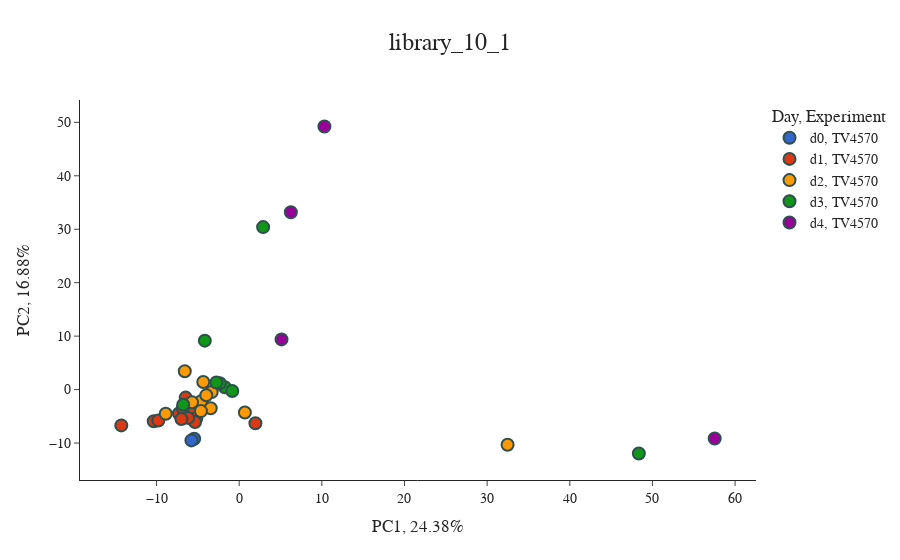

The notebook cell this image was saved under:
### Code cell
figs[3]

### Figure 1 — Plotly figure (JSON) as saved in the notebook; plotly's stock layout.template omitted (floating-point values rounded to 4 significant figures)
{"data": [{"customdata": [["inoculum"], ["inoculum"]], "hovertemplate": "Day=d0<br>Experiment=TV4570<br>PC1, 24.38%=%{x}<br>PC2, 16.88%=%{y}<br>mouse=%{customdata[0]}<extra></extra>", "legendgroup": "d0, TV4570", "marker": {"color": "#3366CC", "line": {"color": "DarkSlateGrey", "width": 2}, "size": 12, "symbol": "circle"}, "mode": "markers", "name": "d0, TV4570", "orientation": "v", "showlegend": true, "type": "scatter", "x": [-5.444, -5.778], "xaxis": "x", "y": [-9.206, -9.503], "yaxis": "y"}, {"customdata": [["ad734"], ["ad730"], ["ad729"], ["ad733"], ["ad727"], ["ad732"], ["ad724"], ["ad728"], ["ad726"], ["ad737"], ["ad722"], ["ad736"], ["ad731"]], "hovertemplate": "Day=d1<br>Experiment=TV4570<br>PC1, 24.38%=%{x}<br>PC2, 16.88%=%{y}<br>mouse=%{customdata[0]}<extra></extra>", "legendgroup": "d1, TV4570", "marker": {"color": "#DC3912", "line": {"color": "DarkSlateGrey", "width": 2}, "size": 12, "symbol": "circle"}, "mode": "markers", "name": "d1, TV4570", "orientation": "v", "showlegend": true, "type": "scatter", "x": [-7.291, -5.606, -5.936, -10.34, -5.182, -6.837, -5.342, -6.474, 1.962, -6.19, -9.779, -14.26, -6.985], "xaxis": "x", "y": [-4.482, -3.242, -4.01, -5.929, -5.302, -3.431, -6.049, -1.498, -6.299, -5.3, -5.796, -6.695, -5.516], "yaxis": "y"}, {"customdata": [["ad734"], ["ad736"], ["ad732"], ["ad729"], ["ad727"], ["ad728"], ["ad731"], ["ad722"], ["ad738"], ["ad730"], ["ad726"]], "hovertemplate": "Day=d2<br>Experiment=TV4570<br>PC1, 24.38%=%{x}<br>PC2, 16.88%=%{y}<br>mouse=%{customdata[0]}<extra></extra>", "legendgroup": "d2, TV4570", "marker": {"color": "#FF9900", "line": {"color": "DarkSlateGrey", "width": 2}, "size": 12, "symbol": "circle"}, "mode": "markers", "name": "d2, TV4570", "orientation": "v", "showlegend": true, "type": "scatter", "x": [-4.603, -5.707, -3.332, -4.345, 0.6893, -6.584, -3.447, -8.889, -4.627, -3.98, 32.47], "xaxis": "x", "y": [-2.181, -2.383, -0.4675, 1.416, -4.274, 3.424, -3.49, -4.509, -4.025, -1.05, -10.31], "yaxis": "y"}, {"customdata": [["ad734"], ["ad732"], ["ad737"], ["ad729"], ["ad726"], ["ad730"], ["ad722"], ["ad728"]], "hovertemplate": "Day=d3<br>Experiment=TV4570<br>PC1, 24.38%=%{x}<br>PC2, 16.88%=%{y}<br>mouse=%{customdata[0]}<extra></extra>", "legendgroup": "d3, TV4570", "marker": {"color": "#109618", "line": {"color": "DarkSlateGrey", "width": 2}, "size": 12, "symbol": "circle"}, "mode": "markers", "name": "d3, TV4570", "orientation": "v", "showlegend": true, "type": "scatter", "x": [-1.738, -2.354, -0.8382, 2.896, 48.35, -2.765, -6.771, -4.158], "xaxis": "x", "y": [0.435, 1.179, -0.265, 30.4, -11.96, 1.334, -2.841, 9.16], "yaxis": "y"}, {"customdata": [["ad730"], ["ad728"], ["ad726"], ["ad729"]], "hovertemplate": "Day=d4<br>Experiment=TV4570<br>PC1, 24.38%=%{x}<br>PC2, 16.88%=%{y}<br>mouse=%{customdata[0]}<extra></extra>", "legendgroup": "d4, TV4570", "marker": {"color": "#990099", "line": {"color": "DarkSlateGrey", "width": 2}, "size": 12, "symbol": "circle"}, "mode": "markers", "name": "d4, TV4570", "orientation": "v", "showlegend": true, "type": "scatter", "x": [5.12, 6.249, 57.53, 10.31], "xaxis": "x", "y": [9.392, 33.19, -9.139, 49.22], "yaxis": "y"}], "layout": {"font": {"family": "Arial", "size": 14}, "legend": {"title": {"text": "Day, Experiment"}, "tracegroupgap": 0}, "title": {"font": {"size": 24}, "text": "library_10_1", "x": 0.5}, "xaxis": {"anchor": "y", "domain": [0, 1], "title": {"text": "PC1, 24.38%"}}, "yaxis": {"anchor": "x", "domain": [0, 1], "title": {"text": "PC2, 16.88%"}}}}
